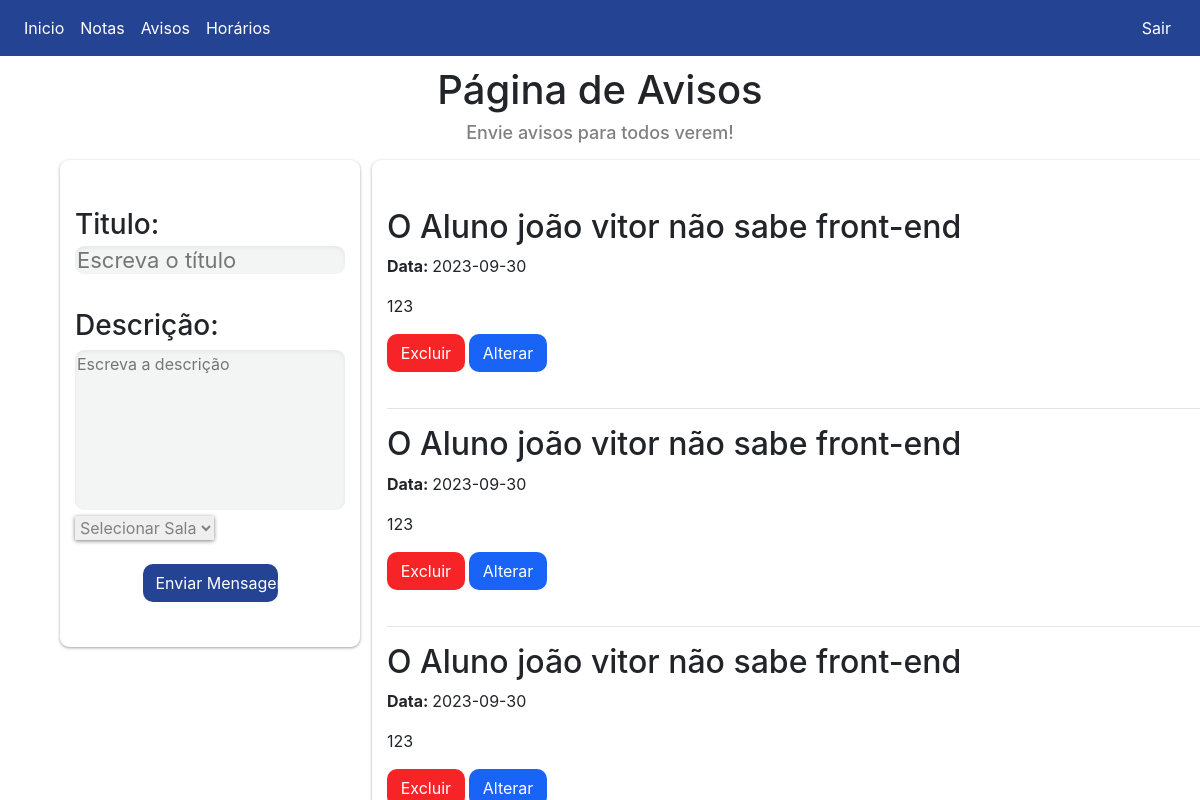
The page /Global/Professores/Avisos.php (signed in) on the database its author committed.
### tables this page shows
CREATE TABLE `avisos` (
  `id` int(11) NOT NULL,
  `aviso` varchar(1000) NOT NULL,
  `data_aviso` date NOT NULL,
  `turma_id` int(11) NOT NULL,
  `titulo` varchar(255) NOT NULL,
  `criador` varchar(255) NOT NULL
);

### Global/Professores/Avisos.php (the view, shortened to what this page needs)
<!DOCTYPE html>
<html lang="pt-br">
<head>
    <link rel="stylesheet" href="../css/bootstrap.min.css"/>
</head>
<body>
<nav class="navbar navbar-expand-lg navbar-dark" style="background-color: #244393">
    <div class="collapse navbar-collapse" id="conteudoNavbarSuportado">
        <ul class="navbar-nav mr-auto">
            <li class="nav-item">
                <a class="nav-link" style="color: white" href="index.PHP">Inicio</a>
            </li>
            <li class="nav-item">
                <a class="nav-link" style="color: white" href="../professores/notas.php">Notas</a>
            </li>
            <li class="nav-item">
                <a class="nav-link" style="color: white" href="../professores/avisos.php">Avisos</a>
            </li>
            <li class="nav-item">
                <a class="nav-link" style="color: white" href="../professores/horarios.php">Horários</a>
            </li>
        </ul>
        <div id="logout">
            <form method="post">
                <div><button type="submit" name="sair" class="btn">Sair</button></div>
            </form>
        </div>
    </div>
</nav>
<div id="texto">
    <center>
        <h1>Página de Avisos</h1>
        <h2>Envie avisos para todos verem!</h2>
    </center>
</div>
<div class="conteiner">
    <div class="row">
        <div class="col mt-5">
            <form method="POST">
                <h1>Titulo:<br>
                    <input type="text" name="titulo" placeholder="Escreva o título"><br><br>
                    Descrição:</h1>
                <textarea cols="30" rows="10" name="descricao" placeholder="Escreva a descrição"></textarea><br>
                <select name="sala">
                    <option value="">Selecionar Sala</option>
                </select><br><br>
                <center>
                    <button type="submit" name="btn_enviar" class="btn">Enviar Mensagem</button>
                </center>
            </form>
        </div>
    </div>
</div>
<div class="container">
    <div class="row">
        <div class="col mt-5">
            <?php
            $host = "localhost";
            $username = "root";
            $password = "";
            $database = "expotec_db";
            $conn = mysqli_connect($host, $username, $password, $database);
            $sql_avisos = "SELECT * FROM avisos WHERE 1 ORDER BY data_aviso DESC";
            $result_avisos = mysqli_query($conn, $sql_avisos);
            ?>
                <?php
            if (mysqli_num_rows($result_avisos) > 0) {
            while ($row_aviso = mysqli_fetch_assoc($result_avisos)) {
                $titulo = $row_aviso['titulo'];
                $data_aviso = $row_aviso['data_aviso'];
                $aviso = $row_aviso['aviso'];
                echo "<h2>$titulo</h2>";
                echo "<strong>  Data: </strong> $data_aviso</p>";
                echo "<p>$aviso</p>";
                echo "<button id='delete' class='btn'>Excluir</button>";
                echo "<button id='alterar' class='btn'>Alterar</button>";
                echo "<hr>";
            }
                }
            else {
                echo "<p>Nenhum aviso disponível para esta turma.</p>";
            }
            ?>
        </div>
    </div>
</div>
</body>
</html>

### Global/Professores/Avisos.php (style rules this page uses)
#logout button { border-radius: 4px; background-color: #244393 ; color: white; }
#logout { height: 39px; }
.row { position: flex; left: 50%; }
.conteiner h1 { text-align: left; font-size: 28px; }
.conteiner { position: absolute; left: 5%; top: 20%; border-style: none ; padding-bottom: 25px; padding-left: 15px; padding-right: 15px; box-shadow: rgba(60, 64, 67, 0.3) 0px 1px 2px 0px, rgba(60, 64, 67, 0.15) 0px 1px 3px 1px; border-radius: 9px; width: 25%; }
.container { position: fixed; left: 31%; top: 20%; border-style: none ; padding-bottom: 25px; padding-left: 15px; padding-right: 5px; box-shadow: rgba(60, 64, 67, 0.3) 0px 1px 2px 0px, rgba(60, 64, 67, 0.15) 0px 1px 3px 1px; border-radius: 9px; width: 25%; }
#texto { padding: 10px; }
#texto h2 { color: gray; font-size: 18px; }
.col button { background-color: #244393; color: white; width: 50%; border-radius: 10px; margin-bottom: 20px; }
.col input { width: 100%; border-style: none; border-radius: 9px; box-shadow: rgba(0, 0, 0, 0.06) 0px 2px 4px 0px inset; background-color: #F3F5F5; font-size: 22px; }
.col textarea { position: flex; resize: none; width: 100%; border-style: none; border-radius: 9px; height: 20vh; box-shadow: rgba(0, 0, 0, 0.06) 0px 2px 4px 0px inset; background-color: #F3F5F5; }
.col select { padding: 1px; border-radius: 1px; border-style: none; box-shadow: 0px 1px 4px grey; color: gray; }
#delete { background-color: #F72427; width: 7%; }
#alterar { background-color: #1963f7; width: 7%; }

### rows shown on the page
avisos: titulo "O Aluno joão vitor não sabe front-end", data_aviso "2023-09-30", aviso "123"
avisos: titulo "O Aluno joão vitor não sabe front-end", data_aviso "2023-09-30", aviso "123"
avisos: titulo "O Aluno joão vitor não sabe front-end", data_aviso "2023-09-30", aviso "123"
